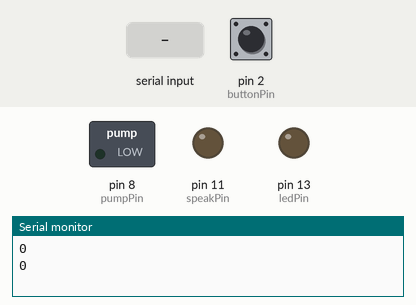
This sketch was run on a simulated Arduino Uno, built with avr-gcc and run on an emulated ATmega328P. Parts: switched loads named in the sketch (green lamp = pin HIGH), output pins drawn as LEDs (lit = HIGH), the last lines printed to the serial monitor. Dashed ring = blinking. The inputs (shaded band) are chosen by the test bench; at power-on: pin 2 (buttonPin) LOW.

Above: at 1.2 s.
1.3 s: pin 2 (buttonPin) pulled HIGH for 1 s
At 2.9 s:
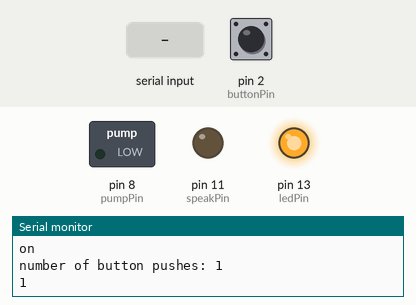
4.7 s: "r" received over Serial
At 5.3 s:
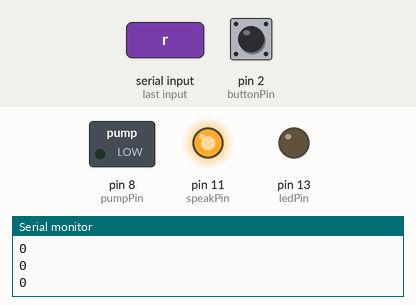
8.2 s: pin 2 (buttonPin) pulled HIGH for 3.2 s
At 9.7 s:
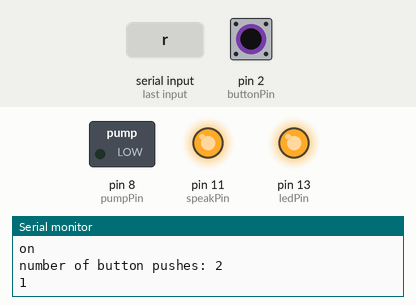
12.9 s: "1" received over Serial
At 13.9 s:
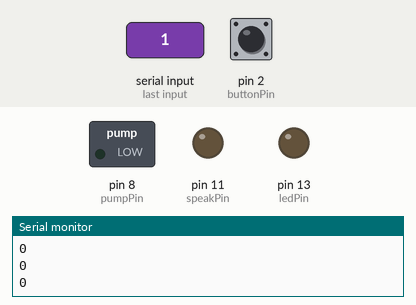
Timing chart, 0 to 15.4 s (numbered marks = the images above; inputs shaded):
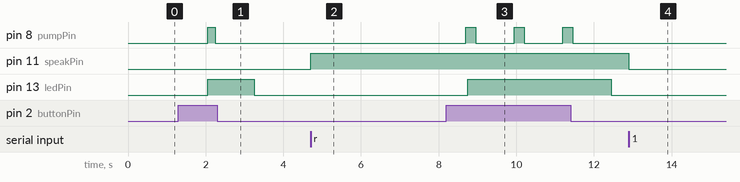

The sketch:

Touchbarplusrewardread_button.ino
```cpp
/*  Code for the arduino to be used with Unity systems, report it's activation of the pump, and to be utilized with a pushbutton outside of Unity.
 *  Originally created by Yoni Browning. Updated by Ian O'Leary.
 */

// Constant variables
const int buttonPin = 2;
const int ledPin = 13;
const int pumpPin = 8;
const int speakPin = 11;

char rewards[20];

int lf = 10;

// Variables will change:
int buttonPushCounter = 0;   // counter for the number of button presses
int lastButtonState = 0;     // previous state of the button
int buttonState = 0;

void setup() {
  // sets up the pins as output or input

pinMode(buttonPin,INPUT);

pinMode(ledPin, OUTPUT);
pinMode(pumpPin,OUTPUT);
pinMode(speakPin,OUTPUT);

//Instantiate serial port
Serial.begin(115200);

}

void loop() {
  // Read button state
  buttonState = digitalRead(buttonPin);


    // compare the buttonState to its previous state
  if (buttonState != lastButtonState) {
    // if the state has changed, increment the counter
    if (buttonState == HIGH) {
      // if the current state is HIGH then the button went from off to on:
      buttonPushCounter++;
      Serial.println("on");
      Serial.print("number of button pushes: ");
      Serial.println(buttonPushCounter);
    } else {
      // if the current state is LOW then the button went from on to off:
      Serial.println("off");
    }
    // Delay a little bit to avoid bouncing
    delay(50);
  }

    if (lastButtonState == LOW && buttonState == HIGH) {
    digitalWrite(ledPin, HIGH);
    digitalWrite(pumpPin, HIGH);
    delay(200);
    digitalWrite(ledPin, LOW);
    digitalWrite(pumpPin, LOW);
    }else (buttonState == LOW);{
    digitalWrite(ledPin, LOW);
    digitalWrite(pumpPin, LOW);
  }
    if (buttonState == HIGH){
    digitalWrite(ledPin,HIGH);
    Serial.println("1");

  }else {
    digitalWrite(ledPin,LOW);
    Serial.println("0");

  }

  Serial.readBytesUntil(lf, rewards, 1);
    if(strcmp(rewards,"r")==0){
       digitalWrite(pumpPin, HIGH);
       digitalWrite(speakPin, HIGH);
   }
    else{
      digitalWrite(pumpPin,LOW);
      digitalWrite(speakPin,LOW);
      }

  //write  current state to serial
  delay(0.001);

}
```

Measured:
- after the input at 1.3 s, pin 8 (pumpPin): LOW → HIGH after 0.75 s, → LOW 0.20 s later; pin 13 (ledPin): LOW → HIGH after 0.75 s, → LOW 1.2 s later
- after the input at 4.7 s, pin 11 (speakPin): LOW → HIGH at once
- after the input at 8.2 s, pin 8 (pumpPin): alternates HIGH for 0.25 s and LOW for 1.0 s, starting after 0.50 s; pin 13 (ledPin): LOW → HIGH after 0.55 s, → LOW 3.7 s later
- after the input at 12.9 s, pin 11 (speakPin): HIGH → LOW at once
